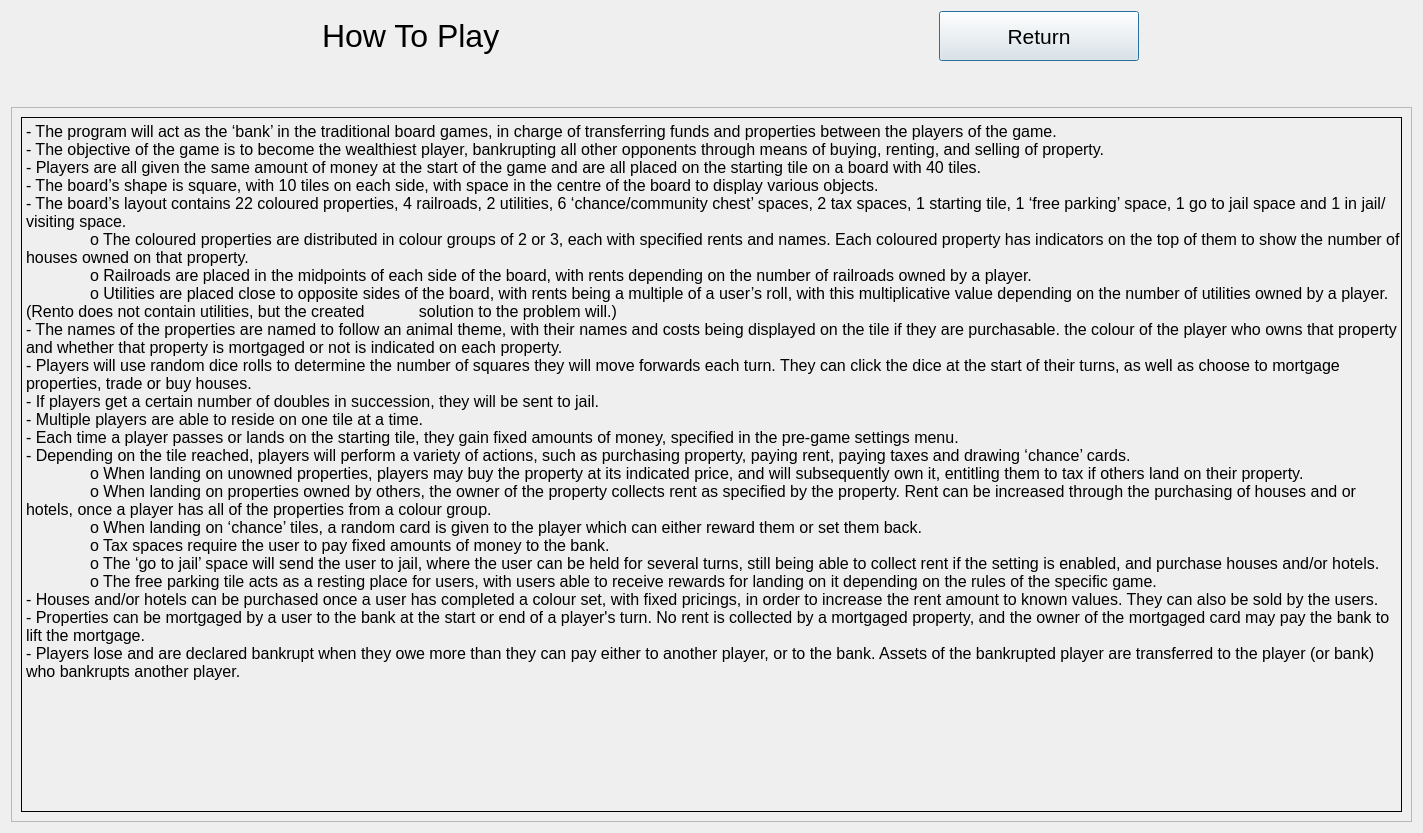
<?xml version="1.0" encoding="UTF-8"?>
<ui version="4.0">
 <class>Dialog</class>
 <widget class="QDialog" name="Dialog">
  <property name="geometry">
   <rect>
    <x>0</x>
    <y>0</y>
    <width>1423</width>
    <height>833</height>
   </rect>
  </property>
  <property name="windowTitle">
   <string>Dialog</string>
  </property>
  <layout class="QGridLayout" name="gridLayout">
   <item row="0" column="0">
    <layout class="QHBoxLayout" name="howToPlayHorizontalLayout" stretch="0,0,0,0">
     <property name="sizeConstraint">
      <enum>QLayout::SetFixedSize</enum>
     </property>
     <item>
      <spacer name="horizontalSpacer">
       <property name="orientation">
        <enum>Qt::Horizontal</enum>
       </property>
       <property name="sizeType">
        <enum>QSizePolicy::Preferred</enum>
       </property>
       <property name="sizeHint" stdset="0">
        <size>
         <width>40</width>
         <height>20</height>
        </size>
       </property>
      </spacer>
     </item>
     <item>
      <widget class="QLabel" name="howToPlayTitleLabel">
       <property name="sizePolicy">
        <sizepolicy hsizetype="Fixed" vsizetype="Fixed">
         <horstretch>0</horstretch>
         <verstretch>0</verstretch>
        </sizepolicy>
       </property>
       <property name="maximumSize">
        <size>
         <width>300</width>
         <height>50</height>
        </size>
       </property>
       <property name="font">
        <font>
         <pointsize>24</pointsize>
        </font>
       </property>
       <property name="layoutDirection">
        <enum>Qt::LeftToRight</enum>
       </property>
       <property name="text">
        <string>How To Play</string>
       </property>
      </widget>
     </item>
     <item>
      <spacer name="horizontalSpacer_2">
       <property name="orientation">
        <enum>Qt::Horizontal</enum>
       </property>
       <property name="sizeType">
        <enum>QSizePolicy::Preferred</enum>
       </property>
       <property name="sizeHint" stdset="0">
        <size>
         <width>40</width>
         <height>20</height>
        </size>
       </property>
      </spacer>
     </item>
     <item>
      <widget class="QPushButton" name="howToPlayReturnButton">
       <property name="sizePolicy">
        <sizepolicy hsizetype="Fixed" vsizetype="Fixed">
         <horstretch>0</horstretch>
         <verstretch>0</verstretch>
        </sizepolicy>
       </property>
       <property name="minimumSize">
        <size>
         <width>200</width>
         <height>50</height>
        </size>
       </property>
       <property name="maximumSize">
        <size>
         <width>200</width>
         <height>60</height>
        </size>
       </property>
       <property name="font">
        <font>
         <pointsize>16</pointsize>
        </font>
       </property>
       <property name="text">
        <string>Return</string>
       </property>
      </widget>
     </item>
    </layout>
   </item>
   <item row="1" column="0">
    <spacer name="verticalSpacer">
     <property name="orientation">
      <enum>Qt::Vertical</enum>
     </property>
     <property name="sizeType">
      <enum>QSizePolicy::Fixed</enum>
     </property>
     <property name="sizeHint" stdset="0">
      <size>
       <width>20</width>
       <height>40</height>
      </size>
     </property>
    </spacer>
   </item>
   <item row="2" column="0">
    <widget class="QScrollArea" name="scrollArea">
     <property name="widgetResizable">
      <bool>true</bool>
     </property>
     <widget class="QWidget" name="scrollAreaWidgetContents">
      <property name="geometry">
       <rect>
        <x>0</x>
        <y>0</y>
        <width>1399</width>
        <height>703</height>
       </rect>
      </property>
      <layout class="QGridLayout" name="gridLayout_2">
       <item row="0" column="0">
        <widget class="QLabel" name="howToPlayInfo">
         <property name="minimumSize">
          <size>
           <width>0</width>
           <height>250</height>
          </size>
         </property>
         <property name="sizeIncrement">
          <size>
           <width>1000</width>
           <height>1000</height>
          </size>
         </property>
         <property name="baseSize">
          <size>
           <width>500</width>
           <height>500</height>
          </size>
         </property>
         <property name="font">
          <font>
           <pointsize>12</pointsize>
          </font>
         </property>
         <property name="autoFillBackground">
          <bool>false</bool>
         </property>
         <property name="frameShape">
          <enum>QFrame::Box</enum>
         </property>
         <property name="text">
          <string>- The program will act as the ‘bank’ in the traditional board games, in charge of transferring funds and properties between the players of the game.
- The objective of the game is to become the wealthiest player, bankrupting all other opponents through means of buying, renting, and selling of property.
- Players are all given the same amount of money at the start of the game and are all placed on the starting tile on a board with 40 tiles.
- The board’s shape is square, with 10 tiles on each side, with space in the centre of the board to display various objects.
- The board’s layout contains 22 coloured properties, 4 railroads, 2 utilities, 6 ‘chance/community chest’ spaces, 2 tax spaces, 1 starting tile, 1 ‘free parking’ space, 1 go to jail space and 1 in jail/visiting space.
	o The coloured properties are distributed in colour groups of 2 or 3, each with specified rents and names. Each coloured property has indicators on the top of them to show the number of houses owned on that property.
	o Railroads are placed in the midpoints of each side of the board, with rents depending on the number of railroads owned by a player.
	o Utilities are placed close to opposite sides of the board, with rents being a multiple of a user’s roll, with this multiplicative value depending on the number of utilities owned by a player. (Rento does not contain utilities, but the created 	  solution to the problem will.)
- The names of the properties are named to follow an animal theme, with their names and costs being displayed on the tile if they are purchasable. the colour of the player who owns that property and whether that property is mortgaged or not is indicated on each property.
- Players will use random dice rolls to determine the number of squares they will move forwards each turn. They can click the dice at the start of their turns, as well as choose to mortgage properties, trade or buy houses.
- If players get a certain number of doubles in succession, they will be sent to jail.
- Multiple players are able to reside on one tile at a time.
- Each time a player passes or lands on the starting tile, they gain fixed amounts of money, specified in the pre-game settings menu.
- Depending on the tile reached, players will perform a variety of actions, such as purchasing property, paying rent, paying taxes and drawing ‘chance’ cards.
	o When landing on unowned properties, players may buy the property at its indicated price, and will subsequently own it, entitling them to tax if others land on their property.
	o When landing on properties owned by others, the owner of the property collects rent as specified by the property. Rent can be increased through the purchasing of houses and or hotels, once a player has all of the properties from a colour group.
	o When landing on ‘chance’ tiles, a random card is given to the player which can either reward them or set them back.
	o Tax spaces require the user to pay fixed amounts of money to the bank.
	o The ‘go to jail’ space will send the user to jail, where the user can be held for several turns, still being able to collect rent if the setting is enabled, and purchase houses and/or hotels.
	o The free parking tile acts as a resting place for users, with users able to receive rewards for landing on it depending on the rules of the specific game.
- Houses and/or hotels can be purchased once a user has completed a colour set, with fixed pricings, in order to increase the rent amount to known values. They can also be sold by the users.
- Properties can be mortgaged by a user to the bank at the start or end of a player's turn. No rent is collected by a mortgaged property, and the owner of the mortgaged card may pay the bank to lift the mortgage.
- Players lose and are declared bankrupt when they owe more than they can pay either to another player, or to the bank. Assets of the bankrupted player are transferred to the player (or bank) who bankrupts another player.</string>
         </property>
         <property name="alignment">
          <set>Qt::AlignLeading|Qt::AlignLeft|Qt::AlignTop</set>
         </property>
         <property name="wordWrap">
          <bool>true</bool>
         </property>
        </widget>
       </item>
      </layout>
     </widget>
    </widget>
   </item>
  </layout>
 </widget>
 <resources/>
 <connections/>
</ui>
